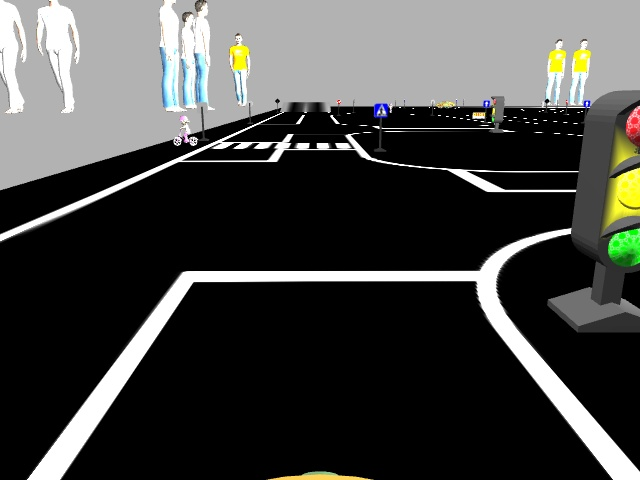
#> input picture catkin_ws/src/path_control/lanes_tracking_cnn/tmp/ik/currentFrame.jpg, 640 x 480 px
$ python -i lanetest.py   (imports and definitions only)   (older library calls are emulated)
#> lines starting #> are read from the running program, lines starting #| are printed output that depends on the picture; after the words box and inside, x2 and y2 are one past the last pixel; in counts of white or black regions, pixels touching at a corner belong together
#!/usr/bin/env python3

# import rospy
import cv2
import numpy as np

# import the necessary packages
from picamera.array import PiRGBArray
from picamera import PiCamera
import time
import cv2


# import matplotlib.pyplot as plt

def sobel_x(img):
    scale = 1
    delta = 0
    ddepth = cv2.CV_16S
    s_thresh=(100, 255)
    sx_thresh=(15, 255)


    hls = cv2.cvtColor(img, cv2.COLOR_RGB2HLS).astype(float)
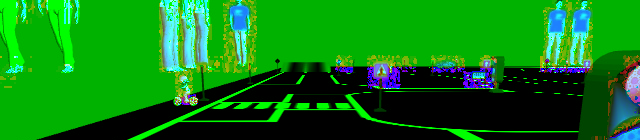
#> hls: shape (140, 640, 3) float64; mean R, G, B 13.5, 124, 20.7
    l_channel = hls[:,:,1]
    s_channel = hls[:,:,2]
    h_channel = hls[:,:,0]
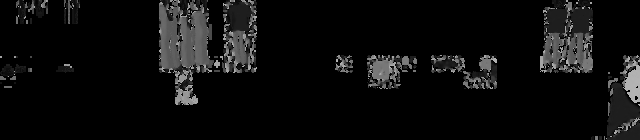
#> h_channel: shape (140, 640) float64; min 0, max 180, mean 13.5

    grad_x = cv2.Sobel(l_channel, cv2.CV_64F, 1, 1)
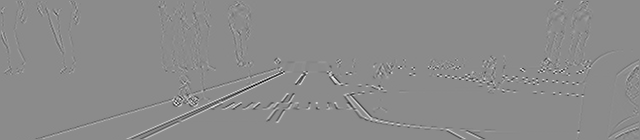
#> grad_x: shape (140, 640) float64; min -510, max 423, mean 0; drawn with min black and max white
    abs_sobelx = np.absolute(grad_x) # Absolute x derivative to accentuate lines away from horizontal
    scaled_sobel = np.uint8(255*abs_sobelx/np.max(abs_sobelx))
    sxbinary = np.zeros_like(scaled_sobel)

    sxbinary[(scaled_sobel >= 15) & (scaled_sobel <= 255)] = 1

    s_binary = np.zeros_like(s_channel)
    s_binary[(s_channel >= s_thresh[0]) & (s_channel <= s_thresh[1])] = 1

    color_binary = np.dstack((np.zeros_like(sxbinary), sxbinary, s_binary)) * 255

    combined_binary = np.zeros_like(sxbinary)
    combined_binary[(s_binary == 1) | (sxbinary == 1)] = 1

    return combined_binary

def dilate(img, kernel=np.ones((5, 5), np.uint8)):

    img_dilation = cv2.dilate(img, kernel, iterations=1)
    return img_dilation
def erode(img, kernel=np.ones((5, 5), np.uint8)):
    img_erode = cv2.erode(img, kernel, iterations=1)
    return img_erode

def get_lanes(frame, stats, labels, idxs):
    crp_img = np.zeros(labels.shape)
    crp_img = (crp_img != 0)
    xs = []
    for i in idxs:
        crp_img = crp_img | (labels == i)
        x = stats[i, cv2.CC_STAT_LEFT]
        y = stats[i, cv2.CC_STAT_TOP]
        w = stats[i, cv2.CC_STAT_WIDTH]
        h = stats[i, cv2.CC_STAT_HEIGHT]

        xs.append(x)
        xs.append(x+w)
    if crp_img.sum() < 500:
        return frame, []
    if sum(crp_img.nonzero()[1]) == 0:
        return frame, []


    min_x = min(xs)
    max_x = max(xs)

    plotx = np.linspace(min_x, max_x)
    coeff = np.polyfit(crp_img.nonzero()[1],crp_img.nonzero()[0], 2)
    p = np.poly1d(coeff)

    draw_x = np.linspace(min_x, max_x+15)#np.linspace(0,320)
    draw_y = p(draw_x) + 100

    draw_points = (np.asarray([draw_x, draw_y]).T).astype(np.int32)
    cv2.polylines(frame, [draw_points], False, (0,255,0), thickness=4 )

    return frame, draw_points

def vid_pipeline(frame):

    cropped_image = frame[40:180,:]
    cbe = sobel_x(cropped_image)
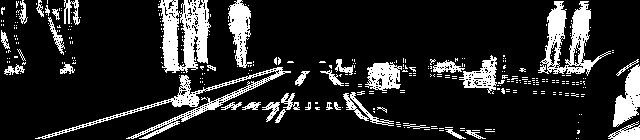
#> cbe: shape (140, 640); values 0 (black) and 1 (white), 15.3% white; 331 white regions (294 under 20 px), largest, box (x1, y1, x2, y2) and area: (158, 0, 211, 73) 2447, (538, 1, 611, 76) 2045, (35, 67, 291, 139) 1938
    # cbd = dilate(cb)
    # cbe = erode(cbd)
    output = cv2.connectedComponentsWithStats(cbe, 40, cv2.CV_32S)
    (numLabels, labels, stats, centroids) = output
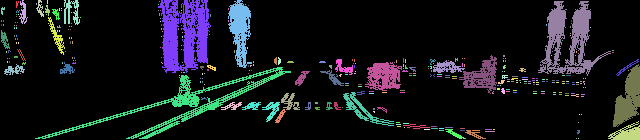
#> labels: shape (140, 640) int32; 332 distinct labels, from 0 to 331; one colour per label, 0 black
#> numLabels = 332; stats = 332 rows, first 6: [0, 0, 640, 140, 75932], [16, 1, 3, 7, 12], [19, 0, 9, 24, 98], [36, 0, 8, 17, 58], [47, 0, 1, 4, 4], [64, 0, 16, 25, 203]; centroids = 332 pairs, first value 1 to 628.2, second value 1 to 138

    cls = Cluster().get_clusters(centroids, stats, 45)

    for val in cls:
        cropped_image, dp= get_lanes(cropped_image,stats, labels, cls[val])

    if cropped_image.shape[0] == 0:
        print('zero')
    return cropped_image

class Cluster():
    # Debug this class
    def __init__(self):

        self.clusterid = 0
        self.clusterid_max = 0
        self.clusters = dict()
        self.first = 1
        self.excempt_clusters = {0}
    def get_clusters(self, centroids, stats, thres=80):
#> called with centroids = array of shape (332, 2), stats = array of shape (332, 5), thres = 45
        for i in range(1,centroids.shape[0]):
            dist = np.sqrt(((centroids - centroids[i])**2).sum(axis=1))
            # print(dist)
            idx = np.where((dist < thres))[0]
            idx = set(idx.tolist())
            area = stats[i, cv2.CC_STAT_AREA]
            # print(idx)
            if area < 50:
                # print(i, area)
                self.excempt_clusters = self.excempt_clusters | {i}
                # print(self.excempt_clusters)
                continue
            # clusterid = self.clusterid

            if self.first:
                # print(idx, self.clusterid)
                self.clusters[self.clusterid] = idx# - self.excempt_clusters
                self.first = 0
            else:
                self.clusterid, flag = self.get_clusterid(idx)
                # print(idx, self.clusterid, flag)

                if flag:
                    self.clusters[self.clusterid] = idx #- self.excempt_clusters
                else:
                    self.clusters[self.clusterid] = self.clusters[self.clusterid] | idx #- self.excempt_clusters
            if self.clusterid > self.clusterid_max:
                self.clusterid_max = self.clusterid
#> this loop made 331 passes
#> (area, self.clusterid, flag) on passes 3, 5, 7, 8, 9, 33, 64, 97: (58, 0, 0), (203, 0, 0), (2447, 1, 1), (912, 1, 0), (2045, 2, 1), (169, 0, 0), (81, 0, 0), (638, 3, 1)
#> area on passes 2, 11, 17, 87: 98, 28, 43, 24
#> after the loop, self.clusterid_max = 5; self.clusters = 6 items; self.excempt_clusters = 304 items; self.first = 0
            # self.clusterid = clusterid
        for val in self.clusters:
            self.clusters[val] = self.clusters[val] - self.excempt_clusters
#> this loop made 6 passes
        return self.clusters


    def get_clusterid(self,idx):
        for val in self.clusters:
            if len(idx & self.clusters[val]) > 0:

                self.clusterid = val
                flag = 0
                return self.clusterid, flag

        self.clusterid_max += 1

        flag = 1
        return self.clusterid_max, flag


# [40 lines not run here, left out]

>>> import cv2
>>> picture = cv2.cvtColor(cv2.imread('../../../path_control/lanes_tracking_cnn/tmp/ik/currentFrame.jpg'), cv2.COLOR_BGR2RGB)
>>> result = vid_pipeline(picture)
#> in vid_pipeline, `cls = Cluster().get_clusters(centroids, stats, 45)`: cls = 6 items
#> the loop in vid_pipeline, `for val in cls:` made 6 passes
#> (min_x in get_lanes, max_x in get_lanes, coeff in get_lanes) on passes 1 to 5: (1, 80, [0.00661, -0.786, 51.28]), (35, 310, [0.00481, -1.98, 257.5]), (538, 640, [0.0106, -11.72, 3261.5]), (242, 497, [0.000568, -0.571, 216.9]), (295, 402, [0.00178, -1.24, 290.6])
#> pass 1, in vid_pipeline, `cropped_image, dp= get_lanes(cropped_image,stats, labels, cls[val])`:
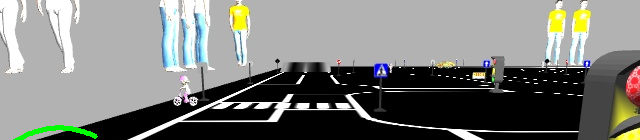
#> cropped_image: shape (140, 640, 3); mean R, G, B 124.6, 126.2, 122.3
#> pass 3, in vid_pipeline, `cropped_image, dp= get_lanes(cropped_image,stats, labels, cls[val])`:
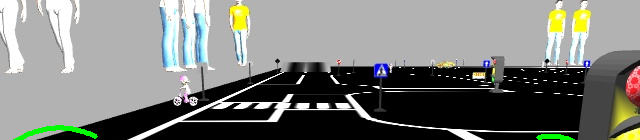
#> cropped_image: shape (140, 640, 3); 0.19% of pixels changed, all inside (x1, y1, x2, y2) = (536, 134, 575, 140)
